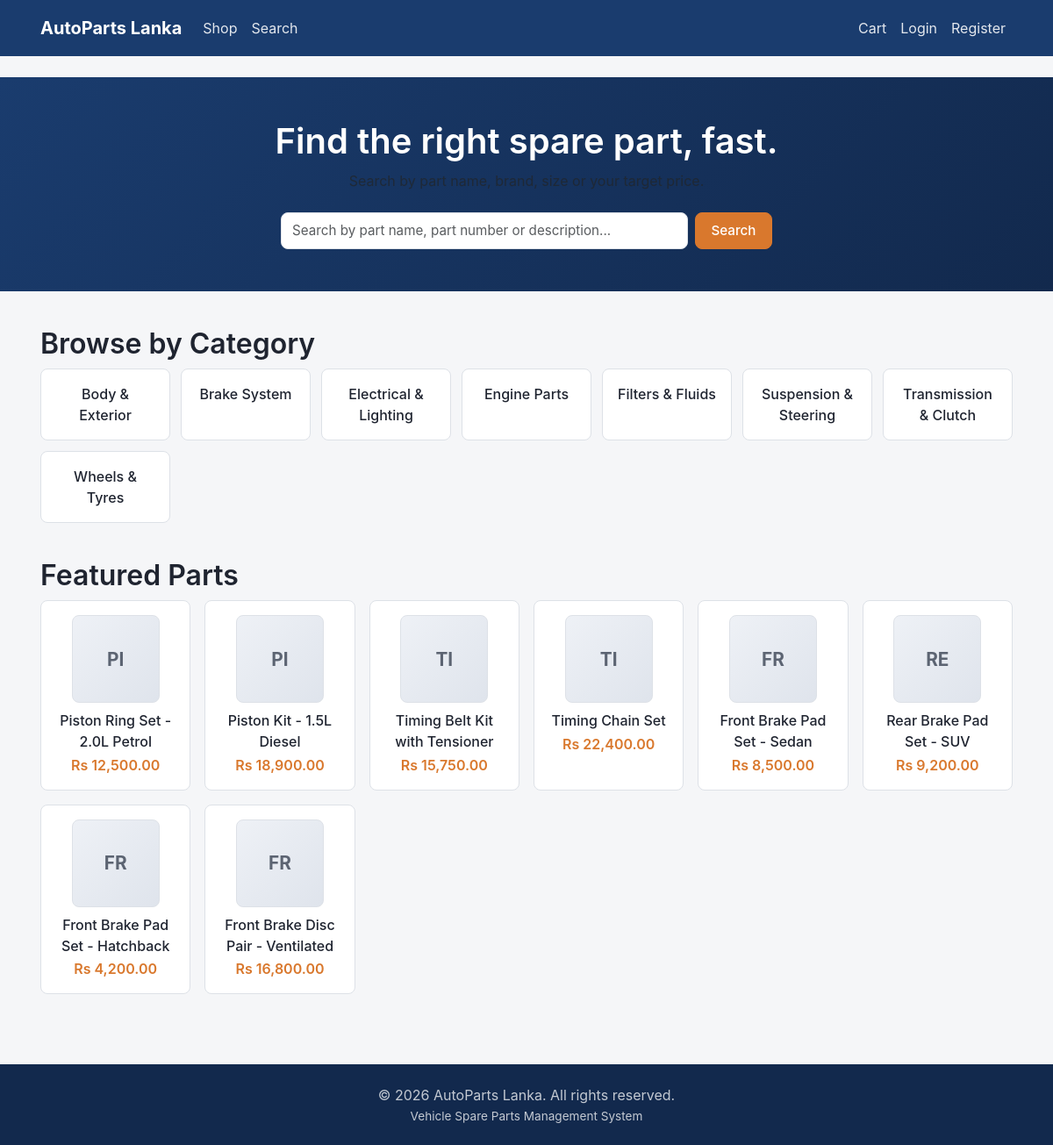
The page / on the database its author committed.
### tables this page shows
CREATE TABLE category (
    categoryID       INT AUTO_INCREMENT PRIMARY KEY,
    parentCategoryID INT NULL,
    categoryName     VARCHAR(100) NOT NULL,
    description      TEXT NULL,
    CONSTRAINT fk_category_parent FOREIGN KEY (parentCategoryID)
        REFERENCES category(categoryID) ON DELETE SET NULL
);

CREATE TABLE spare_part (
    partID         INT AUTO_INCREMENT PRIMARY KEY,
    categoryID     INT NOT NULL,
    brandID        INT NOT NULL,
    countryID      INT NOT NULL,
    adminID        INT NOT NULL,
    partName       VARCHAR(150) NOT NULL,
    partNumber     VARCHAR(50)  NOT NULL,
    description    TEXT NULL,
    price          DECIMAL(12,2) NOT NULL,
    size           VARCHAR(50)  NULL,
    stockQty       INT NOT NULL DEFAULT 0,
    minStockLevel  INT NOT NULL DEFAULT 0,
    imageURL       VARCHAR(255) NULL,
    isActive       TINYINT(1) NOT NULL DEFAULT 1,
    createdAt      DATETIME NOT NULL DEFAULT CURRENT_TIMESTAMP,
    CONSTRAINT fk_part_category FOREIGN KEY (categoryID) REFERENCES category(categoryID),
    CONSTRAINT fk_part_brand    FOREIGN KEY (brandID)    REFERENCES brand(brandID),
    CONSTRAINT fk_part_country  FOREIGN KEY (countryID)  REFERENCES country(countryID),
    CONSTRAINT fk_part_admin    FOREIGN KEY (adminID)    REFERENCES admin(adminID),
    INDEX idx_part_active (isActive),
    INDEX idx_part_name (partName),
    INDEX idx_part_number (partNumber)
);

### includes/auth_guard.php (called while the page is built, shortened)
<?php
function isLoggedIn(): bool
{
    return !empty($_SESSION['user_id']);
}
function isAdmin(): bool
{
    return !empty($_SESSION['admin_id']);
}

### index.php (the view, shortened to what this page needs)
<?php
$categories = [];
$featuredParts = [];
try {
    $db = getDB();
    $categories = $db->query(
        'SELECT categoryID, categoryName FROM category WHERE parentCategoryID IS NULL ORDER BY categoryName LIMIT 8'
    )->fetchAll();
    $featuredParts = $db->query(
        'SELECT partID, partName, price, imageURL FROM spare_part WHERE isActive = 1 ORDER BY createdAt DESC LIMIT 8'
    )->fetchAll();
} catch (PDOException $e) {
    $categories = [];
    $featuredParts = [];
}
require __DIR__ . '/includes/header.php';
?>
<section class="home-hero">
    <div class="container">
        <h1>Find the right spare part, fast.</h1>
        <p class="text-muted">Search by part name, brand, size or your target price.</p>
        <form class="home-hero-search" action="<?php echo BASE_URL; ?>/catalogue/search.php" method="get">
            <input
                type="text"
                name="keyword"
                class="form-control"
                placeholder="Search by part name, part number or description..."
            >
            <button type="submit" class="btn btn-accent">Search</button>
        </form>
    </div>
</section>
<div class="container">
    <section class="home-section">
        <h2>Browse by Category</h2>
        <?php if (empty($categories)): ?>
        <p class="text-muted">Categories will appear here once the catalogue is populated.</p>
        <?php else: ?>
        <div class="home-category-grid">
            <?php foreach ($categories as $category): ?>
            <a class="home-category-tile" href="<?php echo BASE_URL; ?>/catalogue/products.php?category=<?php echo (int) $category['categoryID']; ?>">
                <?php echo e($category['categoryName']); ?>
            </a>
            <?php endforeach; ?>
        </div>
        <?php endif; ?>
    </section>
    <section class="home-section">
        <h2>Featured Parts</h2>
        <?php if (empty($featuredParts)): ?>
        <p class="text-muted">Featured parts will appear here once the catalogue is populated.</p>
        <?php else: ?>
        <div class="home-part-grid">
            <?php foreach ($featuredParts as $part): ?>
            <a class="home-part-card" href="<?php echo BASE_URL; ?>/catalogue/product_details.php?id=<?php echo (int) $part['partID']; ?>">
                <?php echo partImage($part, 'md'); ?>
                <p class="home-part-name"><?php echo e($part['partName']); ?></p>
                <p class="home-part-price"><?php echo formatMoney((float) $part['price']); ?></p>
            </a>
            <?php endforeach; ?>
        </div>
        <?php endif; ?>
    </section>
</div>
<?php require __DIR__ . '/includes/footer.php'; ?>

### includes/header.php (shortened to what this page needs)
<!DOCTYPE html>
<html lang="en">
<head>
<link rel="stylesheet" href="<?php echo BASE_URL; ?>/assets/vendor/bootstrap/css/bootstrap.min.css">
<link rel="stylesheet" href="<?php echo BASE_URL; ?>/assets/css/base.css">
</head>
<body>
<?php require __DIR__ . '/navbar.php'; ?>
<main class="site-main">

### includes/navbar.php (shortened to what this page needs)
<?php
$navUser = isLoggedIn() ? currentUser() : null;
?>
<nav class="navbar navbar-expand-lg navbar-main">
    <div class="container">
        <a class="navbar-brand" href="<?php echo BASE_URL; ?>/index.php"><?php echo e(SITE_NAME); ?></a>
        <div class="collapse navbar-collapse" id="mainNav">
            <ul class="navbar-nav me-auto">
                <li class="nav-item"><a class="nav-link" href="<?php echo BASE_URL; ?>/catalogue/products.php">Shop</a></li>
                <li class="nav-item"><a class="nav-link" href="<?php echo BASE_URL; ?>/catalogue/search.php">Search</a></li>
            </ul>
            <ul class="navbar-nav">
                <li class="nav-item">
                    <a class="nav-link nav-cart-link" href="<?php echo BASE_URL; ?>/orders/cart.php">
                        Cart
                    </a>
                </li>
                <?php if (isLoggedIn()): ?>
                <li class="nav-item dropdown">
                    <a class="nav-link dropdown-toggle" href="#" id="navAccountDropdown" role="button" data-bs-toggle="dropdown" aria-expanded="false">
                        <?php echo e($navUser['username'] ?? 'Account'); ?>
                    </a>
                    <ul class="dropdown-menu dropdown-menu-end" aria-labelledby="navAccountDropdown">
                        <li><a class="dropdown-item" href="<?php echo BASE_URL; ?>/auth/profile.php">Profile</a></li>
                        <li><a class="dropdown-item" href="<?php echo BASE_URL; ?>/requests/submit_request.php">Request a Part</a></li>
                        <li><hr class="dropdown-divider"></li>
                        <li><a class="dropdown-item" href="<?php echo BASE_URL; ?>/auth/logout.php">Logout</a></li>
                    </ul>
                </li>
                <?php elseif (isAdmin()): ?>
                <li class="nav-item"><a class="nav-link" href="<?php echo BASE_URL; ?>/admin/dashboard.php">Admin Panel</a></li>
                <li class="nav-item"><a class="nav-link" href="<?php echo BASE_URL; ?>/auth/logout.php">Logout</a></li>
                <?php else: ?>
                <li class="nav-item"><a class="nav-link" href="<?php echo BASE_URL; ?>/auth/login.php">Login</a></li>
                <li class="nav-item"><a class="nav-link" href="<?php echo BASE_URL; ?>/auth/register.php">Register</a></li>
                <?php endif; ?>
            </ul>
        </div>
    </div>
</nav>

### includes/functions.php (shortened to what this page needs)
<?php
function e(?string $value): string
{
    return htmlspecialchars($value ?? '', ENT_QUOTES, 'UTF-8');
}
function formatMoney(float $amount): string
{
    return CURRENCY . ' ' . number_format($amount, 2);
}
function partImage(array $part, string $size = 'md'): string
{
    $initials = strtoupper(mb_substr($part['partName'] ?? '?', 0, 2));
    return '<div class="part-thumb part-thumb--' . e($size) . '">'
         . '<span>' . e($initials) . '</span></div>';
}

### includes/footer.php (shortened to what this page needs)
</main>
<footer class="site-footer">
    <div class="container site-footer-inner">
        <p>&copy; <?php echo date('Y'); ?> <?php echo e(SITE_NAME); ?>. All rights reserved.</p>
        <p class="site-footer-note">Vehicle Spare Parts Management System</p>
    </div>
</footer>
</body>
</html>

### assets/css/base.css (style rules this page uses)
:root { --color-primary: #1a3c6e; --color-primary-dark: #12294d; --color-accent: #d9782d; --color-success: #1f7a4d; --color-danger: #b3261e; --color-warning: #8a6100; --color-info: #1d5f8a; --color-text: #1f2430; --color-text-muted: #5c6472; --color-border: #dde1e7; --color-bg: #f5f6f8; --color-surface: #ffffff; --radius: 8px; --font-base: -apple-system, BlinkMacSystemFont, "Segoe UI", Roboto, Helvetica, Arial, sans-serif; }
* { box-sizing: border-box; }
html, body { margin: 0; padding: 0; }
body { font-family: var(--font-base); color: var(--color-text); background: var(--color-bg); line-height: 1.5; display: flex; flex-direction: column; min-height: 100vh; }
.site-main { flex: 1 0 auto; padding: 1.5rem 0 3rem; }
.container { max-width: 1140px; margin: 0 auto; padding: 0 1rem; }
a { color: var(--color-primary); text-decoration: none; }
h1, h2, h3, h4, h5, h6 { font-weight: 600; line-height: 1.25; margin-top: 0; }
.navbar-main { background: var(--color-primary); padding: 0.75rem 0; }
.navbar-main .navbar-brand { color: #fff; font-weight: 700; font-size: 1.25rem; }
.navbar-main .nav-link { color: rgba(255, 255, 255, 0.88); }
.nav-cart-link { position: relative; }
.site-footer { flex-shrink: 0; background: var(--color-primary-dark); color: rgba(255, 255, 255, 0.75); padding: 1.25rem 0; margin-top: 2rem; }
.site-footer-inner { text-align: center; }
.site-footer p { margin: 0.15rem 0; }
.site-footer-note { font-size: 0.85rem; }
.btn { display: inline-block; font-weight: 500; text-align: center; vertical-align: middle; cursor: pointer; border: 1px solid transparent; padding: 0.5rem 1.1rem; font-size: 0.95rem; border-radius: var(--radius); transition: background-color 0.15s ease, border-color 0.15s ease; }
.btn-accent { background: var(--color-accent); border-color: var(--color-accent); color: #fff; }
.form-control { display: block; width: 100%; padding: 0.55rem 0.75rem; font-size: 0.95rem; color: var(--color-text); background: var(--color-surface); border: 1px solid var(--color-border); border-radius: var(--radius); }
.part-thumb { display: flex; align-items: center; justify-content: center; background: linear-gradient(135deg, #eef1f6, #dfe4ec); border: 1px solid var(--color-border); border-radius: var(--radius); color: var(--color-text-muted); font-weight: 700; overflow: hidden; }
.part-thumb--md { width: 100px; height: 100px; font-size: 1.3rem; }
.text-muted { color: var(--color-text-muted); }
.home-hero { background: linear-gradient(135deg, var(--color-primary), var(--color-primary-dark)); color: #fff; padding: 3rem 0; text-align: center; }
.home-hero h1 { margin-bottom: 0.5rem; }
.home-hero .text-muted { color: rgba(255, 255, 255, 0.8); }
.home-hero-search { display: flex; gap: 0.5rem; max-width: 560px; margin: 1.5rem auto 0; }
.home-hero-search .form-control { flex: 1; }
.home-section { margin-top: 2.5rem; }
.home-category-grid { display: grid; grid-template-columns: repeat(auto-fill, minmax(140px, 1fr)); gap: 0.75rem; }
.home-category-tile { display: block; background: var(--color-surface); border: 1px solid var(--color-border); border-radius: var(--radius); padding: 1rem; text-align: center; font-weight: 500; color: var(--color-text); }
.home-part-grid { display: grid; grid-template-columns: repeat(auto-fill, minmax(160px, 1fr)); gap: 1rem; }
.home-part-card { display: block; background: var(--color-surface); border: 1px solid var(--color-border); border-radius: var(--radius); padding: 1rem; text-align: center; color: var(--color-text); }
.home-part-card .part-thumb { margin: 0 auto 0.5rem; }
.home-part-name { font-weight: 500; margin: 0.25rem 0 0; }
.home-part-price { color: var(--color-accent); font-weight: 600; margin: 0.15rem 0 0; }

### rows shown on the page
category: categoryName "Body & Exterior"
category: categoryName "Brake System"
category: categoryName "Electrical & Lighting"
category: categoryName "Engine Parts"
category: categoryName "Filters & Fluids"
category: categoryName "Suspension & Steering"
category: categoryName "Transmission & Clutch"
category: categoryName "Wheels & Tyres"
spare_part: partName "PI", partName "Piston Ring Set - 2.0L Petrol", price "Rs 12,500.00"
spare_part: partName "PI", partName "Piston Kit - 1.5L Diesel", price "Rs 18,900.00"
spare_part: partName "TI", partName "Timing Belt Kit with Tensioner", price "Rs 15,750.00"
spare_part: partName "TI", partName "Timing Chain Set", price "Rs 22,400.00"
spare_part: partName "FR", partName "Front Brake Pad Set - Sedan", price "Rs 8,500.00"
spare_part: partName "RE", partName "Rear Brake Pad Set - SUV", price "Rs 9,200.00"
spare_part: partName "FR", partName "Front Brake Pad Set - Hatchback", price "Rs 4,200.00"
spare_part: partName "FR", partName "Front Brake Disc Pair - Ventilated", price "Rs 16,800.00"

### other values the page prints
SITE_NAME "AutoParts Lanka"
